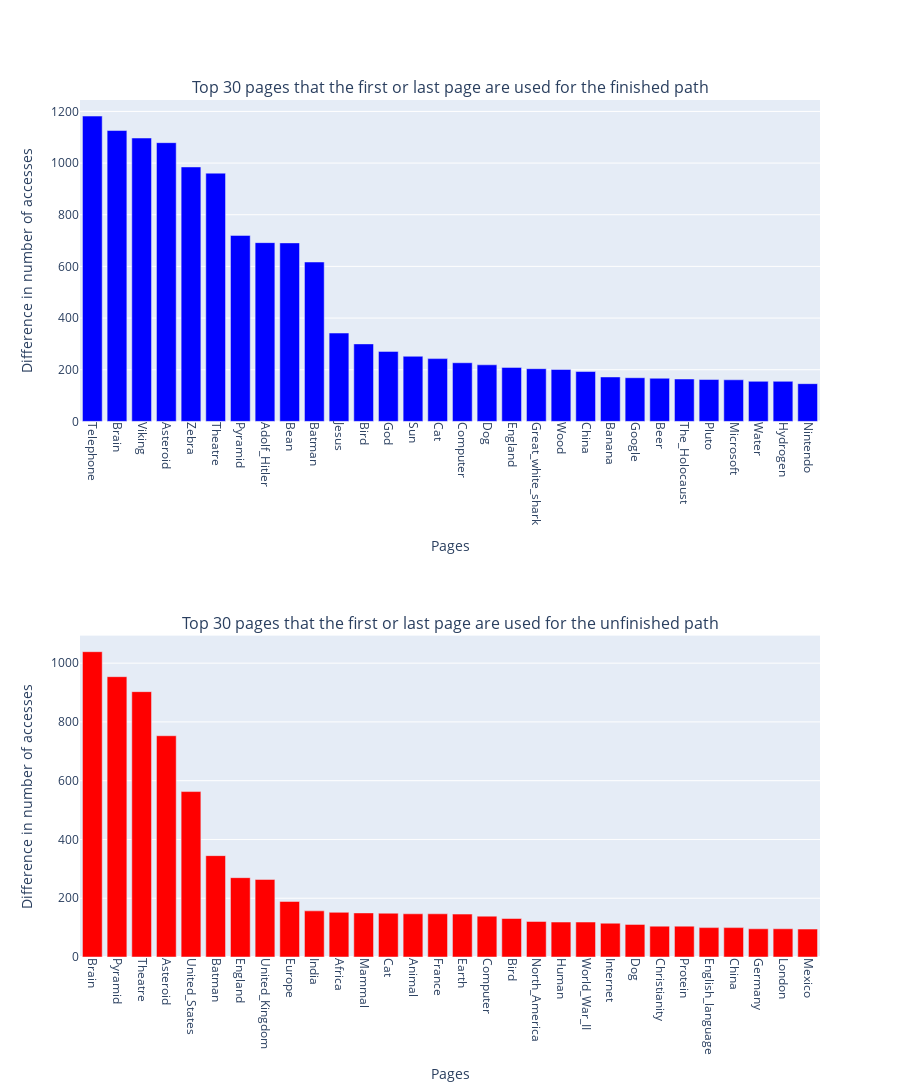

Source (notebook cell):
### Markdown cell above
### Difference of entry/finish between all articles in the finished and unfinished paths <span style="color:red">(Supprimer ?)</span>

### Code cell
path_diff_dict_fin = {}
path_diff_dict_unfin = {}

# create a dict to store the difference between the two sets
for key in paths_count:
    if key in internal_paths_count:
        path_diff_dict_fin[key] = paths_count[key] - internal_paths_count[key]
for key in paths_count_unfinished:
    if key in internal_paths_count_unfinished:
        path_diff_dict_unfin[key] = paths_count_unfinished[key] - internal_paths_count_unfinished[key]

sorted_diff_fin = sorted(path_diff_dict_fin.items(), key=lambda x: abs(x[1]), reverse=True)
sorted_diff_fin = dict(sorted_diff_fin[0:30])
sorted_diff_unfin = sorted(path_diff_dict_unfin.items(), key=lambda x: abs(x[1]), reverse=True)
sorted_diff_unfin = dict(sorted_diff_unfin[0:30])

fig = make_subplots(rows=2, cols=1, subplot_titles=(
    'Top 30 pages that the first or last page are used for the finished path',
    'Top 30 pages that the first or last page are used for the unfinished path'
))
fig.add_trace(go.Bar(x=list(sorted_diff_fin.keys()), y=list(sorted_diff_fin.values()), marker=dict(color='blue'),
                     name='Difference in access', hovertemplate='Difference in access: %{y}<extra></extra>'), row=1, col=1)
fig.add_trace(go.Bar(x=list(sorted_diff_unfin.keys()), y=list(sorted_diff_unfin.values()), marker=dict(color='red'),
                     name='Difference in access', hovertemplate='Difference in access: %{y}<extra></extra>'), row=2, col=1)
fig.update_layout(
    height=1200,
    width=900,
    showlegend=False  
)

fig.update_xaxes(title_text='Pages', row=1, col=1)
fig.update_xaxes(title_text='Pages', row=2, col=1)
fig.update_yaxes(title_text='Difference in number of accesses', row=1, col=1)
fig.update_yaxes(title_text='Difference in number of accesses', row=2, col=1)
fig.update_xaxes(tickangle=90, tickmode='array', row=1, col=1)
fig.update_xaxes(tickangle=90, tickmode='array', row=2, col=1)

fig.show()

### Figure 1 — Plotly figure (JSON) as saved in the notebook; plotly's stock layout.template omitted (floating-point values rounded to 4 significant figures)
{"data": [{"hovertemplate": "Difference in access: %{y}<extra></extra>", "marker": {"color": "blue"}, "name": "Difference in access", "type": "bar", "x": ["Telephone", "Brain", "Viking", "Asteroid", "Zebra", "Theatre", "Pyramid", "Adolf_Hitler", "Bean", "Batman", "Jesus", "Bird", "God", "Sun", "Cat", "Computer", "Dog", "England", "Great_white_shark", "Wood", "China", "Banana", "Google", "Beer", "The_Holocaust", "Pluto", "Microsoft", "Water", "Hydrogen", "Nintendo"], "xaxis": "x", "y": [1182, 1126, 1097, 1079, 985, 961, 720, 692, 691, 617, 342, 300, 271, 252, 243, 227, 219, 209, 204, 201, 193, 172, 169, 167, 164, 162, 161, 155, 155, 146], "yaxis": "y"}, {"hovertemplate": "Difference in access: %{y}<extra></extra>", "marker": {"color": "red"}, "name": "Difference in access", "type": "bar", "x": ["Brain", "Pyramid", "Theatre", "Asteroid", "United_States", "Batman", "England", "United_Kingdom", "Europe", "India", "Africa", "Mammal", "Cat", "Animal", "France", "Earth", "Computer", "Bird", "North_America", "Human", "World_War_II", "Internet", "Dog", "Christianity", "Protein", "English_language", "China", "Germany", "London", "Mexico"], "xaxis": "x2", "y": [1039, 954, 903, 753, 563, 345, 270, 264, 189, 157, 152, 150, 149, 147, 147, 146, 139, 131, 121, 119, 119, 115, 111, 105, 105, 100, 100, 96, 96, 95], "yaxis": "y2"}], "layout": {"annotations": [{"font": {"size": 16}, "showarrow": false, "text": "Top 30 pages that the first or last page are used for the finished path", "x": 0.5, "xanchor": "center", "xref": "paper", "y": 1, "yanchor": "bottom", "yref": "paper"}, {"font": {"size": 16}, "showarrow": false, "text": "Top 30 pages that the first or last page are used for the unfinished path", "x": 0.5, "xanchor": "center", "xref": "paper", "y": 0.375, "yanchor": "bottom", "yref": "paper"}], "height": 1200, "showlegend": false, "width": 900, "xaxis": {"anchor": "y", "domain": [0, 1], "tickangle": 90, "tickmode": "array", "title": {"text": "Pages"}}, "xaxis2": {"anchor": "y2", "domain": [0, 1], "tickangle": 90, "tickmode": "array", "title": {"text": "Pages"}}, "yaxis": {"anchor": "x", "domain": [0.625, 1], "title": {"text": "Difference in number of accesses"}}, "yaxis2": {"anchor": "x2", "domain": [0, 0.375], "title": {"text": "Difference in number of accesses"}}}}
